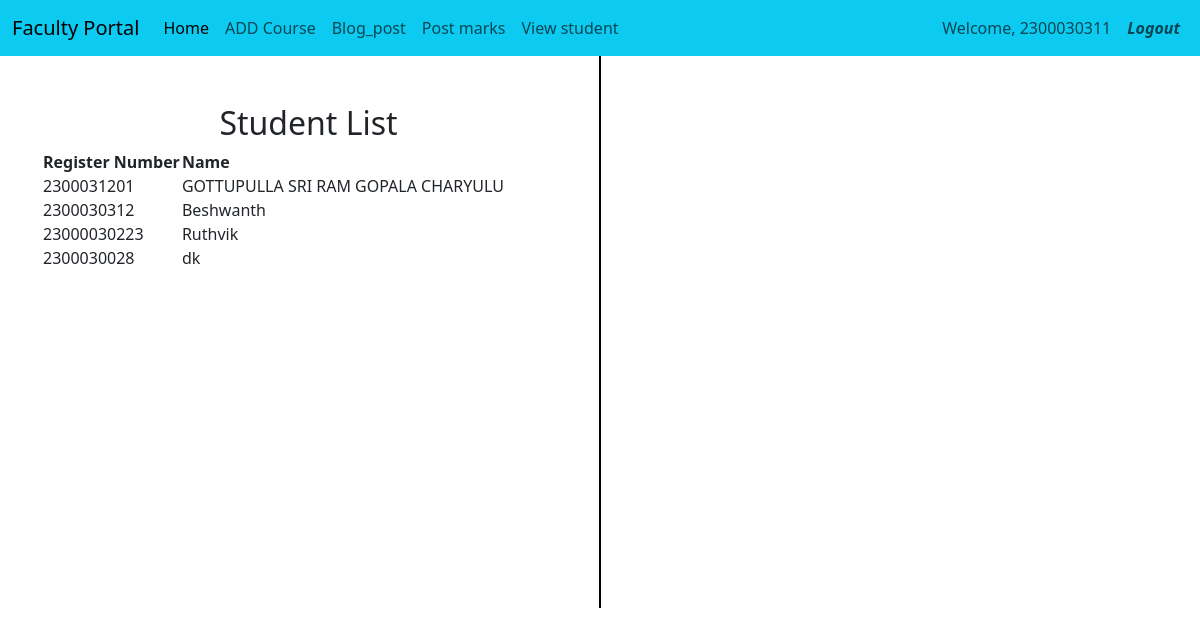
Screenshot of /facultyapp/view_student_list/ (signed in) with the database file from the repository.
### adminapp/models.py (models this page shows, shortened)
class StudentList(models.Model):
    user = models.OneToOneField(User, on_delete=models.CASCADE, null=True)
    Register_Number = models.CharField(max_length=20, unique=True)
    Name = models.CharField(max_length=100)

### facultyapp/views.py (the view)
# urls.py: path('view_student_list/', views.view_student_list, name='view_student_list'),
def view_student_list(request):
    course = request.GET.get('course')
    section = request.GET.get('section')
    student_courses = AddCourse.objects.all()
    if course:
        student_courses = student_courses.filter(course=course)
    if section:
        student_courses = student_courses.filter(section=section)
    students = StudentList.objects.filter(id__in=student_courses.values('student_id'))
    course_choices = AddCourse.COURSE_CHOICES
    section_choices = AddCourse.SECTION_CHOICES
    context = {
        'students': students,
        'course_choices': course_choices,
        'section_choices': section_choices,
        'selected_course': course,
        'selected_section': section,
    }
    return render(request, 'facultyapp/view_student_list.html', context)

### templates/facultyapp/view_student_list.html (shortened to what this page needs)
{% extends 'Navbar/FacultyNavbar.html' %}
{% load static %}
{% block body %}
<div class="container text-center">
  <div class="row">
    <div class="col">
        <br><br>
            <h2>Student List</h2>
<table>
    <tr>
        <th>Register Number</th>
        <th>Name</th>
    </tr>
    {% for student in students %}
    <tr>
        <td>{{ student.Register_Number }}</td>
        <td>{{ student.Name }}</td>
    </tr>
    {% endfor %}
</table>
    </div>
      <br><br><br><br><br><br><br><br><br><br><br><br><br><br><br><br>
      <br><br><br><br><br><br><br>
       <div class="col-auto d-flex align-items-center">
      <div style="border-left: 2px solid black; height: 100%;"></div>
    </div>
    <div class="col">
        <br><br>
    </div>
  </div>
</div>
{% endblock %}

### templates/Navbar/FacultyNavbar.html (shortened to what this page needs)
<html lang="en">
<head>
    <link href="https://cdn.jsdelivr.net/npm/bootstrap@5.3.3/dist/css/bootstrap.min.css" rel="stylesheet">
</head>
<body>
    <nav class="navbar navbar-expand-lg bg-info">
  <div class="container-fluid">
    <a class="navbar-brand" href="{% url 'facultyapp:FacultyHomePage' %}">Faculty Portal</a>
    <div class="collapse navbar-collapse" id="navbarNavDropdown">
      <ul class="navbar-nav">
        <li class="nav-item">
          <a class="nav-link active" aria-current="page" href="{% url 'facultyapp:FacultyHomePage' %}">Home</a>
        </li>
        <li class="nav-item">
          <a class="nav-link" href="{% url 'facultyapp:add_course' %}">ADD Course</a>
        </li>
        <li class="nav-item">
          <a class="nav-link" href="{% url 'facultyapp:add_blog' %}">Blog_post</a>
        </li>
        <li class="nav-item">
          <a class="nav-link" href="{% url 'facultyapp:post_marks' %}">Post marks</a>
        </li>
        <li class="nav-item">
          <a class="nav-link" href="{% url 'facultyapp:view_student_list' %}">View student</a>
        </li>
      </ul>
    </div>
    <ul class="navbar-nav ms-auto">
      {% if user.is_authenticated %}
        <li class="nav-item">
          <span class="nav-link">Welcome, {{ user.username }}</span>
        </li>
        <li class="nav-item">
          <a class="nav-link" href="{% url 'logout' %}"><b><i>Logout</i></b></a>
        </li>
      {% endif %}
    </ul>
  </div>
</nav>
{% block body %}
{% endblock %}
</body>
</html>

### rows the page displays
StudentList: Register_Number "2300031201", Name "GOTTUPULLA SRI RAM GOPALA CHARYULU"
StudentList: Register_Number "2300030312", Name "Beshwanth"
StudentList: Register_Number "23000030223", Name "Ruthvik"
StudentList: Register_Number "2300030028", Name "dk"

### other values shown
{{ user.username }} "2300030311"
